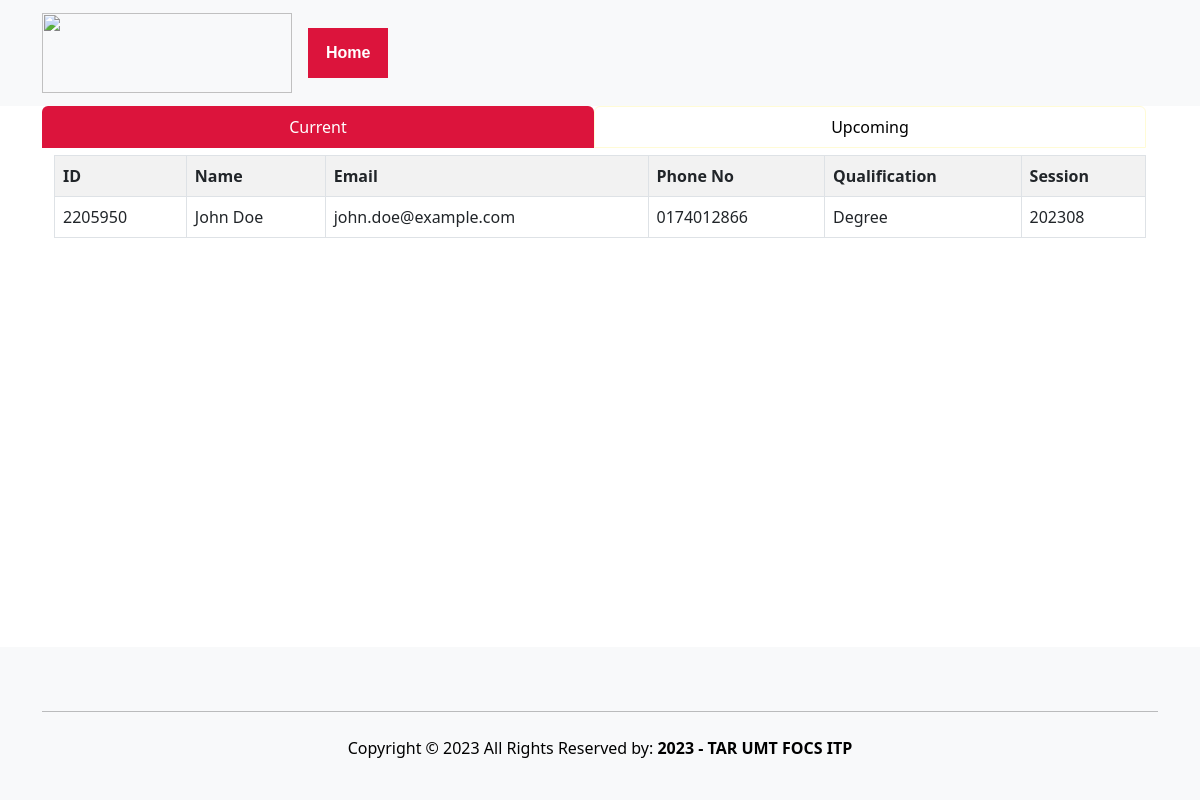
The page /supervisor/SupervisorHome.php on the database as committed earlier.
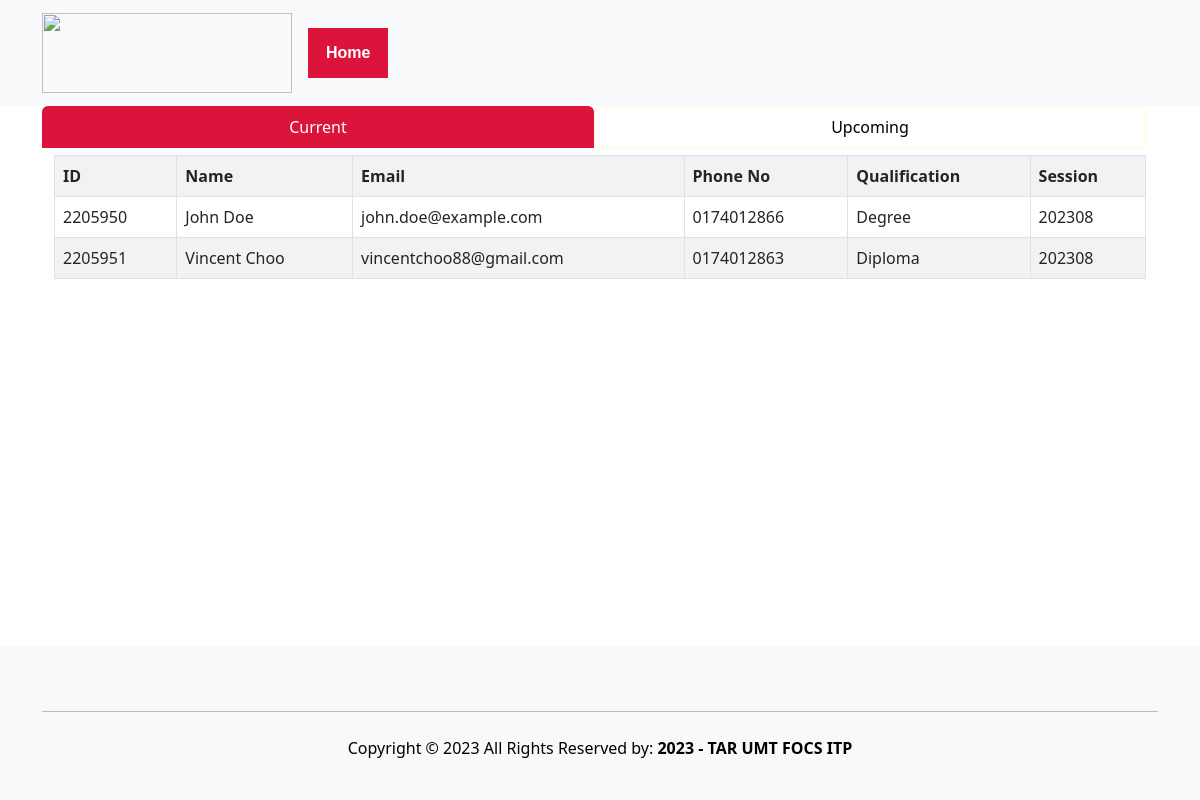
The same page on the database as committed later.
### tables this page shows
CREATE TABLE `student` (
  `studID` varchar(10) NOT NULL,
  `studName` varchar(50) DEFAULT NULL,
  `studEmail` varchar(50) DEFAULT NULL,
  `studIC` varchar(12) DEFAULT NULL,
  `studGender` enum('Male','Female','Other') DEFAULT NULL,
  `studPhoneNo` varchar(15) DEFAULT NULL,
  `studPassword` varchar(50) DEFAULT NULL,
  `studQualification` enum('Diploma','Degree') DEFAULT NULL,
  `studSecurityQuestion` varchar(100) NOT NULL,
  `studSecurityAnswer` varchar(100) NOT NULL
);

CREATE TABLE `session` (
  `sessionID` varchar(10) NOT NULL,
  `startMonthYear` date DEFAULT NULL,
  `endMonthYear` date DEFAULT NULL,
  `qualification` enum('Diploma','Degree') DEFAULT NULL
);

### supervisor/SupervisorHome.php (the view, shortened to what this page needs)
<!DOCTYPE html>
<html>
<head>
    <link href="css/style.css" rel="stylesheet" />
    <link rel="stylesheet" href="https://cdnjs.cloudflare.com/ajax/libs/font-awesome/6.4.0/css/all.min.css"
 />
    <link href="https://cdn.jsdelivr.net/npm/bootstrap@5.3.0-alpha2/dist/css/bootstrap.min.css" rel="stylesheet"
>
</head>
<body style="min-height:100vh" class="bg-bright">
    <nav class="navbar navbar-expand-lg navbar-light bg-light">
        <div class="container">
            <a class="navbar-brand" href="#">
                <img src="https://internship-bucket-23.s3.amazonaws.com/logo.png" width="250" height="80" />
            </a>
            <div class="navbar-container">
                <div class="collapse navbar-collapse master" id="navbarNav">
                    <ul class="navbar-nav">
                        <li class="nav-item">
                            <a class="nav-link" href="../Supervisor/SupervisorHome.php">Home </a>
                        </li>
                    </ul>
                </div>
            </div>
        </div>
    </nav>
    <div class="container row justify-content-md-center mx-auto">
        <div class="nav nav-tabs border-0" id="nav-tab" role="tablist">
            <button id="btnCurrent" class="nav-link active w-50 text-white border-0"
                style="background-color: #dc143c">Current</button>
            <button id="btnUpcoming" class="nav-link w-50 text-black" style="border-color: #FFFBD6"
                onclick="redirectToUpcoming()">Upcoming</button>
        </div>
    </div>
    <div style="overflow-x: scroll;" class="container row justify-content-md-center mx-auto">
    <div class="container" style="min-height:65vh; max-height:65vh;">
        <table id="StudentGV" class="table w-100 table-striped my-1 table-bordered table-responsive table-hover">
            <table class="table w-100 table-striped my-1 table-bordered table-responsive table-hover">
                <tr>
                    <th>ID</th>
                    <th>Name</th>
                    <th>Email</th>
                    <th>Phone No</th>
                    <th>Qualification</th>
                    <th>Session</th>
                </tr>
                <?php
                $currentDate = date('Y-m-d');
                require '../student/connect.php';
                if ($con->connect_error) {
                    throw new Exception("Connection failed: " . $con->connect_error);
                } else {
                    $sql = "SELECT Stud.studID, Stud.studName, Stud.studEmail, Stud.studPhoneNo, Stud.studQualification, Ses.sessionID, Sta.staffID, Sta.staffName
                        FROM Student Stud, Internship I, Session Ses, Supervisor Sup, Staff Sta
                        WHERE Stud.studID = I.studID
                        AND I.sessionID = Ses.sessionID
                        AND Ses.sessionID = Sup.sessionID
                        AND Sup.staffID = Sta.staffID
                        AND (I.internshipStatus = 'In Progress' OR I.internshipStatus = 'Completed')
                        AND startMonthYear < '" . $currentDate . "'
                        AND endMonthYear > '" . $currentDate . "'
                        ORDER BY Ses.sessionID";
                    $result = $con->query($sql);
                    if ($result->num_rows > 0) {
                        while ($row = $result->fetch_assoc()) {
                            echo '<tr style="cursor: pointer;" onclick="viewStudent(' . $row['studID'] . ')" data-href="page_url.php?studID=' . $row['studID'] . '">';
                            echo '<td>' . $row['studID'] . '</td>';
                            echo '<td>' . $row['studName'] . '</td>';
                            echo '<td>' . $row['studEmail'] . '</td>';
                            echo '<td>' . $row['studPhoneNo'] . '</td>';
                            echo '<td>' . $row['studQualification'] . '</td>';
                            echo '<td>' . $row['sessionID'] . '</td>';
                            echo '</tr>';
                        }
                    } else {
                        echo '<tr>';
                        echo '<td colspan="6" class="text-center"> No records found.</td>';
                        echo '</tr>';
                    }
                }
                ?>
            </table>
        </table>
    </div>
    </div>
    <footer class="bg-light text-black pt-5 pb-4">
        <div class="container text-center text-md-left">
            <hr class="mb-4">
            <div class="align-items-center">
                <div class="col-md-12 col-lg-12 text-center">
                    <p>Copyright © 2023 All Rights Reserved by:
                        <strong>2023 - TAR UMT FOCS ITP</strong>
                    </p>
                </div>
            </div>
        </div>
    </footer>
</body>
</html>

### css/style.css (style rules this page uses)
* { margin: 0; }
body { font-family: "Trebuchet MS"; vertical-align: middle; overflow: auto; height: 100%; margin: 0; padding: 0; }
footer { position: absolute; bottom: 0; left: 0; width: 100%; }
.master .navbar-nav a { font-family: "Sen", sans-serif; margin: 5px 10px 5px 10px; text-decoration: none; color: white; font-weight: bold; }
.collapse.navbar-collapse.master { background-color: #dc143c; }
.navbar-container { display: flex; align-items: center; margin-right: auto; }

Rows that differ between the two databases and show on the page:
added student: studID "2205951", studName "Vincent Choo", studEmail "vincentchoo88@gmail.com", studPhoneNo "0174012863", studQualification "Diploma", session.sessionID "202308"
